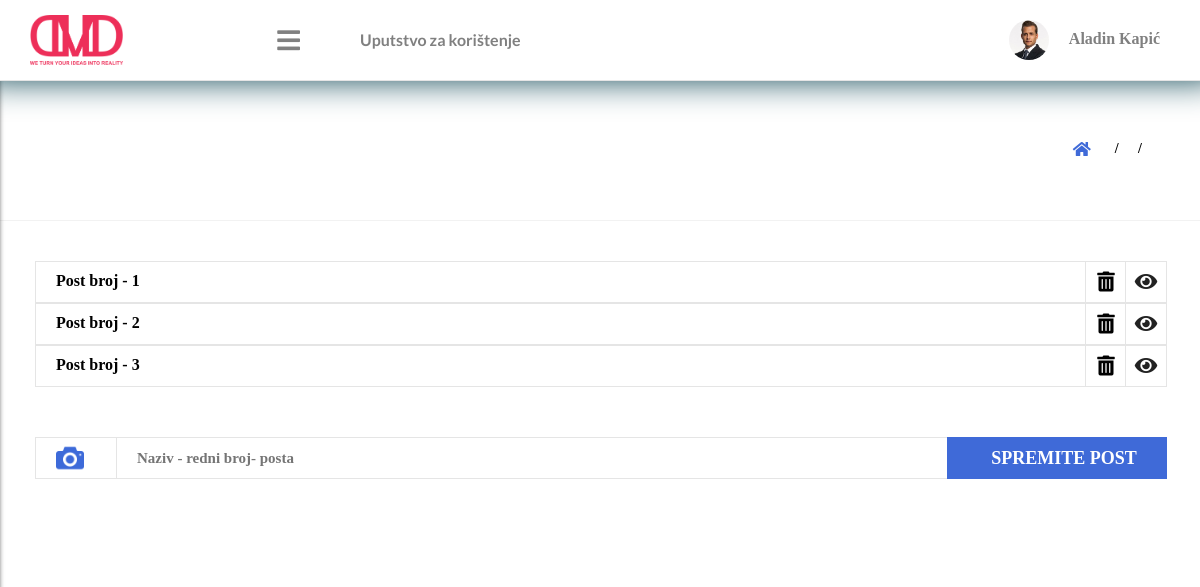
/admin/slider_posts.php, run on the app's committed database.
### tables this page shows
CREATE TABLE `slider` (
  `id` int(11) NOT NULL,
  `title` text NOT NULL,
  `hash` text NOT NULL,
  `image_d` text NOT NULL,
  `image_m` text NOT NULL,
  `link` text NOT NULL
);

### classes/db.php (called while the page is built, shortened)
<?php
class DB{
    private $_pdo, $_query, $_sql_stock, $_sql_from_file;
    public  function __construct(){
        try{
            $this->_pdo = new PDO('mysql:host=localhost;dbname=dvaba_vila','dvaba_vila','enciklopedija');
        }catch(PDOException $e){
            echo "Problem with connecting to database!!";
        }
    }
    public function query($table){
        return $this->_pdo ->query("SELECT * FROM ". $table);
    }
}

### admin/slider_posts.php (the view, shortened to what this page needs)
<?php require_once '../classes/db.php'; $db = new DB(); ?>
<html>
<head>
    <link rel="stylesheet" href="css/style.css">
    <link rel="stylesheet" href="css/menu/top_menu.css">
    <link rel="stylesheet" href="css/menu/left_menu.css">
    <link rel="stylesheet" href="css/homepage/slider.css">
    <link rel="stylesheet" href="https://use.fontawesome.com/releases/v5.6.1/css/all.css">
</head>
<body>
<?php require_once 'parts/menu/top_menu.php'; ?>
<section>
    <?php require_once 'parts/section_header.php'; ?>
    <div class="section_body">
        <div class="posts_wrapper">
            <?php
            $posts_q = $db->query("slider"); $counter = 0;
            while($post = $posts_q -> fetch()){
                ?>
                <div class="single_post">
                    <p>
                        <?php echo $post['title']; ?>
                    </p>
                    <a href="slider_post_preview.php?path=Moj%20app&cat=Naslovna%20strana&what=Naslovna%20strana&icon=fa-home&desc=Dodajte%20i%20uredite%20slike%20za%20početni%20slider&hash=<?php echo $post['hash']; ?>">
                        <div class="single_post_i">
                            <i class="fas fa-eye"></i>
                        </div>
                    </a>
                    <form method="post">
                        <label for="delete_it<?php echo $counter; ?>">
                            <div class="single_post_i single_post_i2">
                                <i class="fas fa-trash-alt"></i>
                            </div>
                        </label>
                        <input type="submit" id="delete_it<?php echo $counter++; ?>" style="display:none;">
                    </form>
                </div>
                <?php
            }
            ?>
            <div class="image_part">
                <form method="post">
                    <img id="single_img" src="images/photo-camera.png" alt="">
                    <input type="text" name="slider_post" placeholder="Naziv - redni broj- posta">
                    <div class="insert_button">
                        <input type="submit" value="SPREMITE POST">
                    </div>
                </form>
            </div>
        </div>
    </div>
</section>
</body>
</html>

### admin/css/style.css (style rules this page uses)
body { font-family:myFont; margin:0px; padding:0px; }
a { text-decoration:none; color:#222; }
section { position:absolute; left:320px; top:0px; width:calc(100% - 320px); height:calc(100% - 80px); transition:all 0.2s; margin-top:80px; margin-bottom:300px; }
section .section_body { position:relative; left:50px; top:30px; width:calc(100% - 100px); height:calc(100% - 160px); }
@media screen and (max-width: 1200px) { section { left:0px; width:100%; } }
@media screen and (max-width: 1200px) { section .section_body { left:20px; width:calc(100% - 40px); } }

### admin/css/homepage/slider.css (style rules this page uses)
.section_body { text-align:center; }
.image_part { position:relative; left:15px; top:0px; width:calc(100% - 30px); height:40px; border:1px solid rgba(0,0,0,0.1); margin-top:50px; margin-bottom:50px; }
.image_part img { position:absolute; left:20px; top:6px; height:28px; }
.image_part .insert_button { position:absolute; right:-1px; width:220px; height:42px; top:-1px; background:#3f6ad8; text-align:center; }
.image_part .insert_button input { position:absolute; left:0px; top:0px; width:100%; height:100%; border:none; background:none; font-family:apple_t; color:#fff; font-weight:bold; font-size:18px; }
.image_part input { position:absolute; left:80px; top:0px; width:calc(100% - 300px); border:none; background:none; height:100%; font-family:apple_t; font-size:15px; font-weight:bold; border-left:1px solid rgba(0,0,0,0.1); padding-left:20px; outline:none; }
.posts_wrapper { position:relative; left:0px; top:0px; width:100%; padding-top:30px; padding-bottom:30px; background:#fff; }
.posts_wrapper .single_post { position:relative; left:15px; top:0px; width:calc(100% - 30px); height:40px; border:1px solid rgba(0,0,0,0.1); }
.posts_wrapper .single_post .single_post_i { position:absolute; right:0px; top:0px; width:40px; height:40px; border-left:1px solid rgba(0,0,0,0.1); text-align:center; }
.posts_wrapper .single_post .single_post_i2 { right:40px; }
.posts_wrapper .single_post .single_post_i i { font-size:20px; margin-top:10px; }
.posts_wrapper .single_post p { font-family:apple_t; margin-left:20px; margin-top:10px; font-weight:bold; position:absolute; }

### data on the page
slider: title "Post broj - 1"
slider: title "Post broj - 2"
slider: title "Post broj - 3"
